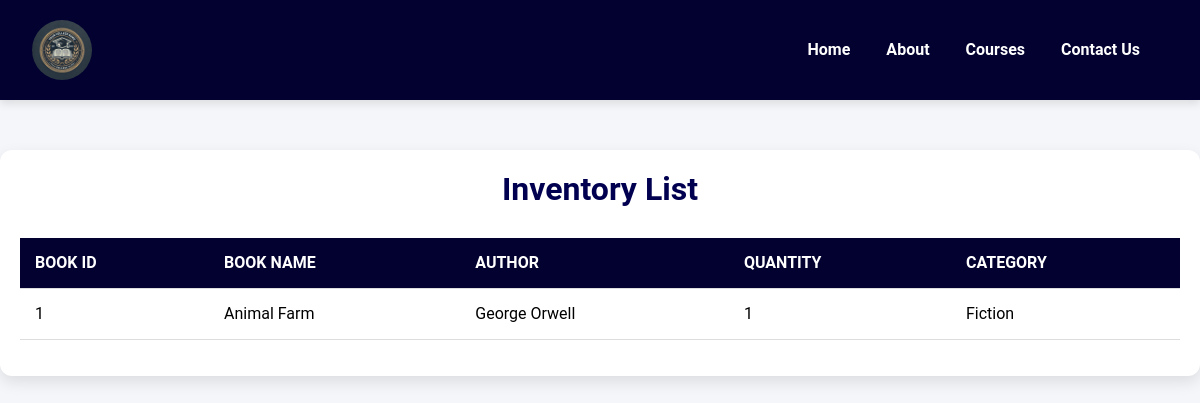
/show-inventory/, run on an earlier commit of the app's database.
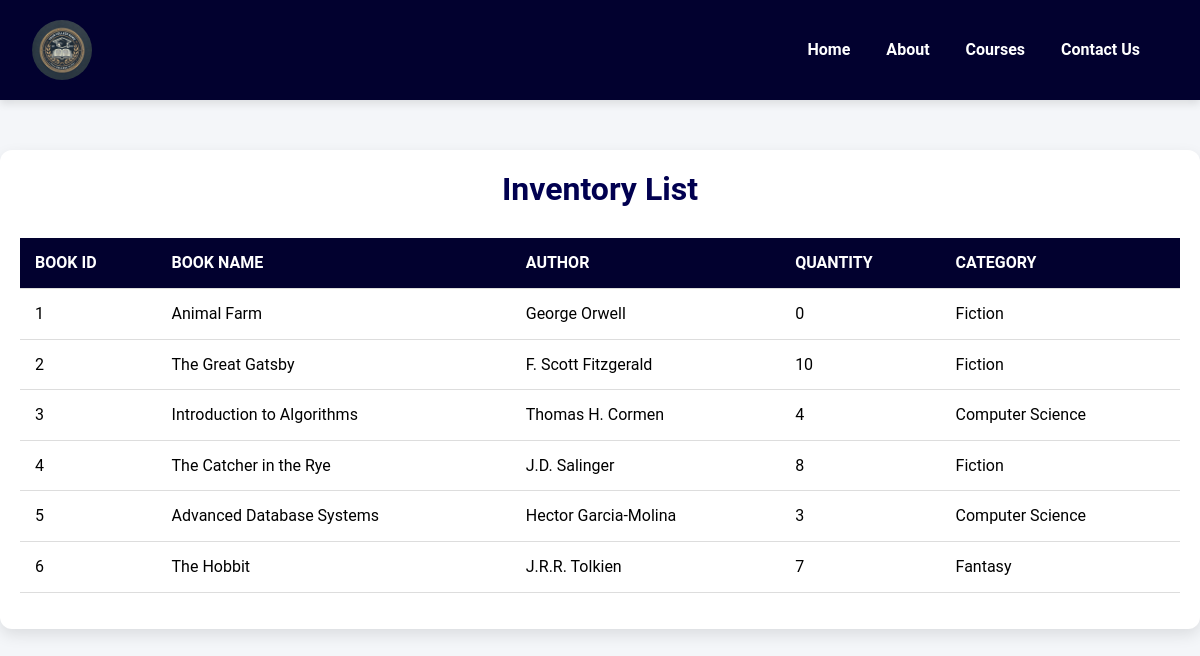
And on a later commit of the database.
### dbms/models.py (models this page shows, shortened)
class LibraryInventory(models.Model):
    id = models.AutoField(primary_key=True)
    book_name = models.CharField(max_length=255)
    author = models.CharField(max_length=255)
    quantity = models.IntegerField()
    category = models.CharField(max_length=255)

### dbms/views.py (the view)
# urls.py: path('show-inventory/', show_inventory, name='show_inventory'),
def show_inventory(request):
    inventory = LibraryInventory.objects.all()  # Fetch all inventory entries
    context = {
        'inventory': inventory,
    }
    return render(request, 'show_inventory.html', context)

### templates/show_inventory.html (shortened to what this page needs)
{%load static%}
<!DOCTYPE html>
<html lang="en">
<head>
    <link rel="stylesheet" href="https://cdn.jsdelivr.net/npm/bootstrap@5.3.3/dist/css/bootstrap.min.css" />
    <link rel="stylesheet" href="https://cdn.jsdelivr.net/npm/bootstrap@5.3.3/dist/css/bootstrap.min.css" />
    <link rel="stylesheet" href="{% static 'lib.css' %}" />
</head>
<body>
    <nav class="navbar navbar-expand-lg">
        <div class="container-fluid">
            <a class="navbar-brand" href="#">
                <img src="{% static 'images/logo.png' %}" alt="College Logo" />
            </a>
            <div class="collapse navbar-collapse" id="navbarNav">
                <ul class="navbar-nav ms-auto">
                    <li class="nav-item">
                        <a class="nav-link" href="{% url 'home' %}"> <b>Home</b></a>
                    </li>
                    <li class="nav-item">
                        <a class="nav-link" href="{% url 'about' %}"> <b>About</b></a>
                    </li>
                    <li class="nav-item">
                        <a class="nav-link" href="{% url 'show_courses' %}"> <b>Courses</b></a>
                    </li>
                    <li class="nav-item">
                        <a class="nav-link" href="{% url 'contact' %}"> <b>Contact Us</b></a>
                    </li>
                </ul>
            </div>
        </div>
    </nav>
    <div class="container">
        <h2>Inventory List</h2>
        <table class="table">
            <thead>
                <tr>
                    <th>Book ID</th>
                    <th>Book Name</th>
                    <th>Author</th>
                    <th>Quantity</th>
                    <th>Category</th>
                </tr>
            </thead>
            <tbody>
                {% for book in inventory %}
                <tr>
                    <td>{{ book.id }}</td>
                    <td>{{ book.book_name }}</td>
                    <td>{{ book.author }}</td>
                    <td>{{ book.quantity }}</td>
                    <td>{{ book.category }}</td>
                </tr>
                {% endfor %}
            </tbody>
        </table>
    </div>
</body>
</html>

What changed in the data, as far as the page shows it:
changed LibraryInventory "Animal Farm": quantity "1" → "0"
added LibraryInventory: id "2", book_name "The Great Gatsby", author "F. Scott Fitzgerald", quantity "10", category "Fiction"
added LibraryInventory: id "3", book_name "Introduction to Algorithms", author "Thomas H. Cormen", quantity "4", category "Computer Science"
added LibraryInventory: id "4", book_name "The Catcher in the Rye", author "J.D. Salinger", quantity "8", category "Fiction"
added LibraryInventory: id "5", book_name "Advanced Database Systems", author "Hector Garcia-Molina", quantity "3", category "Computer Science"
added LibraryInventory: id "6", book_name "The Hobbit", author "J.R.R. Tolkien", quantity "7", category "Fantasy"
